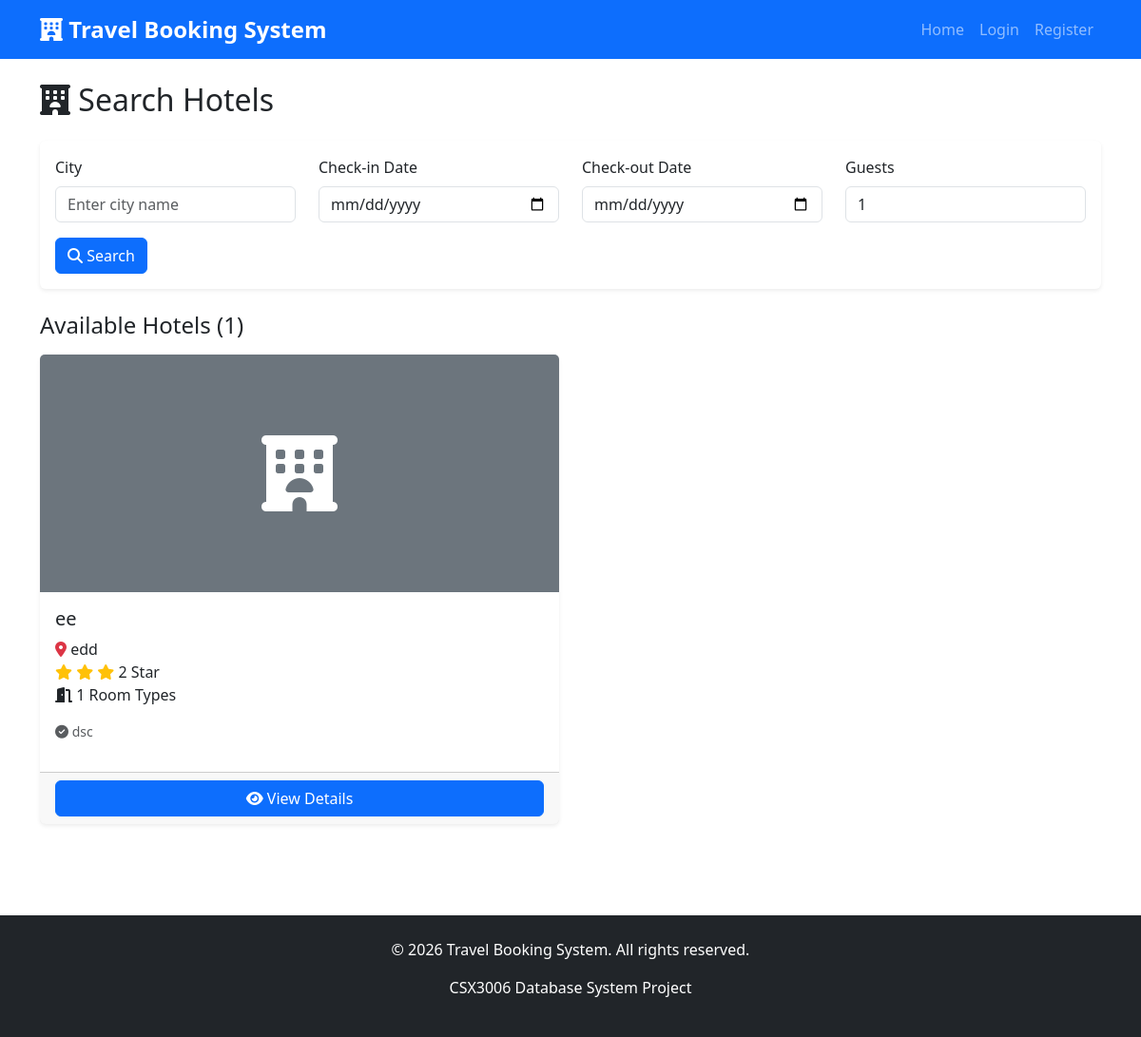
Page /bookings/hotels/ on the committed database.
### partners/models.py (models this page shows, shortened)
class Hotel(models.Model):
    partner = models.ForeignKey(
        Partner,
        on_delete=models.CASCADE,
        related_name='hotels'
    )
    name = models.CharField(
        max_length=255,
        help_text='Hotel name'
    )
    city = models.CharField(
        max_length=100,
        help_text='City where hotel is located'
    )
    address = models.TextField(
        help_text='Full address'
    )
    description = models.TextField(
        blank=True,
        null=True,
        help_text='Hotel description'
    )
    star_rating = models.IntegerField(
        validators=[MinValueValidator(1), MaxValueValidator(5)],
        default=3,
        help_text='Star rating (1-5)'
    )
    main_image = models.ImageField(
        upload_to='hotels/',
        blank=True,
        null=True
    )
    amenities = models.TextField(
        blank=True,
        null=True,
        help_text='Hotel amenities (comma-separated)'
    )
    check_in_time = models.TimeField(
        default='14:00:00',
        help_text='Check-in time'
    )
    check_out_time = models.TimeField(
        default='12:00:00',
        help_text='Check-out time'
    )
    email = models.EmailField(
        blank=True,
        null=True
    )
    phone = models.CharField(
        max_length=15,
        blank=True,
        null=True
    )
    is_active = models.BooleanField(
        default=True,
        help_text='Whether the hotel is active'
    )
    created_at = models.DateTimeField(auto_now_add=True)
    updated_at = models.DateTimeField(auto_now=True)
    class Meta:
        verbose_name = 'Hotel'
        verbose_name_plural = 'Hotels'
        ordering = ['-created_at']

### bookings/views.py (the view)
# urls.py: path('hotels/', views.hotel_search, name='hotel_search'),
def hotel_search(request):
    form = HotelSearchForm(request.GET or None)
    hotels = Hotel.objects.filter(is_active=True)
    if form.is_valid():
        city = form.cleaned_data.get('city')
        if city:
            hotels = hotels.filter(city__icontains=city)
    context = {
        'form': form,
        'hotels': hotels,
    }
    return render(request, 'bookings/hotels/search.html', context)

### bookings/forms.py
class HotelSearchForm(forms.Form):
    city = forms.CharField(
        max_length=100,
        required=False,
        widget=forms.TextInput(attrs={
            'class': 'form-control',
            'placeholder': 'Enter city name'
        })
    )
    check_in_date = forms.DateField(
        required=False,
        widget=forms.DateInput(attrs={
            'class': 'form-control',
            'type': 'date',
            'min': date.today().isoformat()
        })
    )
    check_out_date = forms.DateField(
        required=False,
        widget=forms.DateInput(attrs={
            'class': 'form-control',
            'type': 'date',
            'min': (date.today() + timedelta(days=1)).isoformat()
        })
    )
    guests = forms.IntegerField(
        min_value=1,
        initial=1,
        required=False,
        widget=forms.NumberInput(attrs={
            'class': 'form-control'
        })
    )

### templates/bookings/hotels/search.html (shortened to what this page needs)
{% extends 'base.html' %}
{% block content %}
<div class="container">
    <h2 class="mb-4"><i class="fas fa-hotel"></i> Search Hotels</h2>
    <div class="card mb-4">
        <div class="card-body">
            <form method="get">
                <div class="row">
                    <div class="col-md-3 mb-3">
                        <label class="form-label">City</label>
                        {{ form.city }}
                    </div>
                    <div class="col-md-3 mb-3">
                        <label class="form-label">Check-in Date</label>
                        {{ form.check_in_date }}
                    </div>
                    <div class="col-md-3 mb-3">
                        <label class="form-label">Check-out Date</label>
                        {{ form.check_out_date }}
                    </div>
                    <div class="col-md-3 mb-3">
                        <label class="form-label">Guests</label>
                        {{ form.guests }}
                    </div>
                </div>
                <button type="submit" class="btn btn-primary">
                    <i class="fas fa-search"></i> Search
                </button>
            </form>
        </div>
    </div>
    <h4 class="mb-3">Available Hotels ({{ hotels.count }})</h4>
    {% if hotels %}
        <div class="row">
            {% for hotel in hotels %}
                <div class="col-md-6 mb-4">
                    <div class="card h-100">
                        {% if hotel.main_image %}
                            <img src="{{ hotel.main_image.url }}" class="card-img-top" alt="{{ hotel.name }}" style="height: 250px; object-fit: cover;">
                        {% else %}
                            <div class="card-img-top bg-secondary d-flex align-items-center justify-content-center" style="height: 250px;">
                                <i class="fas fa-hotel fa-5x text-white"></i>
                            </div>
                        {% endif %}
                        <div class="card-body">
                            <h5 class="card-title">{{ hotel.name }}</h5>
                            <p class="card-text">
                                <i class="fas fa-map-marker-alt text-danger"></i> {{ hotel.city }}<br>
                                <i class="fas fa-star text-warning"></i>
                                {% for i in "12345"|slice:":"|slice:hotel.star_rating %}
                                    <i class="fas fa-star text-warning"></i>
                                {% endfor %}
                                {{ hotel.star_rating }} Star<br>
                                <i class="fas fa-door-open"></i> {{ hotel.room_types.count }} Room Types
                            </p>
                            {% if hotel.amenities %}
                                <p class="text-muted small">
                                    <i class="fas fa-check-circle"></i> {{ hotel.amenities|truncatewords:5 }}
                                </p>
                            {% endif %}
                        </div>
                        <div class="card-footer">
                            <a href="{% url 'bookings:hotel_detail' hotel.id %}" class="btn btn-primary w-100">
                                <i class="fas fa-eye"></i> View Details
                            </a>
                        </div>
                    </div>
                </div>
            {% endfor %}
        </div>
    {% else %}
        <div class="alert alert-info">
            <i class="fas fa-info-circle"></i> No hotels found. Try adjusting your search criteria.
        </div>
    {% endif %}
</div>
{% endblock %}

### static/css/style.css (style rules this page uses)
:root { --primary-color: #0d6efd; --secondary-color: #6c757d; --success-color: #198754; --danger-color: #dc3545; --warning-color: #ffc107; --info-color: #0dcaf0; }
body { font-family: 'Segoe UI', Tahoma, Geneva, Verdana, sans-serif; min-height: 100vh; display: flex; flex-direction: column; }
.card { transition: transform 0.2s; border: none; box-shadow: 0 0.125rem 0.25rem rgba(0,0,0,0.075); }
.btn { transition: all 0.3s; }

### rows in the picture
Hotel: name "ee", city "edd", star_rating "2", room_types.count "1", amenities "dsc"

### other values in the picture
{{ hotels.count }} "1"
